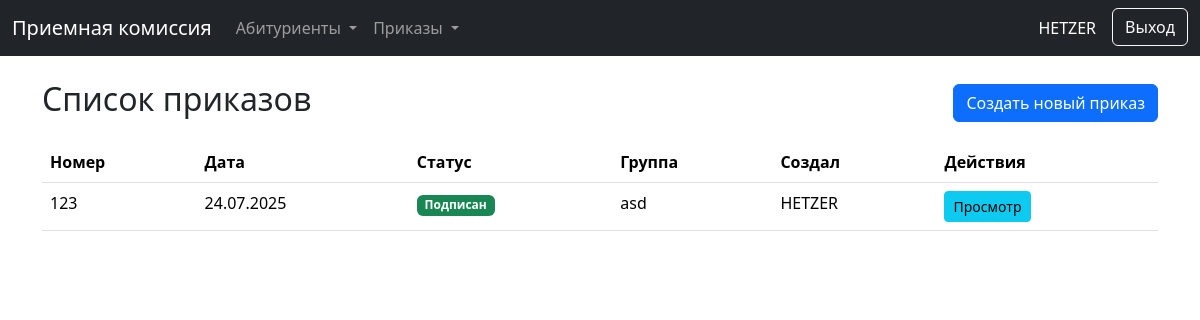
Screenshot of /orders// (signed in) with the database file from the repository.
### orders/models.py (models this page shows, shortened)
class Order(models.Model):
    STATUS_CHOICES = [
        ('draft', 'Черновик'),
        ('signed', 'Подписан'),
    ]
    title = models.CharField(
        max_length=500,
        verbose_name="Заголовок приказа",
        default="Приказ о зачислении"
    )
    signer_title = models.CharField(
        max_length=255,
        default="Директор колледжа",
        verbose_name="Должность подписанта"
    )
    preamble = models.TextField(verbose_name="Преамбула (основание)", blank=True, null=True)
    order_number = models.CharField(max_length=50, blank=True, null=True, unique=True, verbose_name="Номер приказа")
    order_date = models.DateField(blank=True, null=True, verbose_name="Дата приказа")
    status = models.CharField(max_length=10, choices=STATUS_CHOICES, default='draft', verbose_name="Статус")
    group_name = models.CharField(max_length=100, verbose_name="Название группы")
    applicants = models.ManyToManyField(
        'enrollment.Applicant',
        related_name="orders",
        verbose_name="Абитуриенты в приказе"
    )
    created_by = models.ForeignKey(settings.AUTH_USER_MODEL, on_delete=models.PROTECT, related_name='created_orders', verbose_name="Кем создан")
    signed_by = models.ForeignKey(settings.AUTH_USER_MODEL, on_delete=models.PROTECT, related_name='signed_orders', null=True, blank=True, verbose_name="Кем подписан")
    created_at = models.DateTimeField(auto_now_add=True)
    updated_at = models.DateTimeField(auto_now=True)
    class Meta:
        verbose_name = "Приказ"
        verbose_name_plural = "Приказы"
        ordering = ['-order_date', '-created_at']

### orders/views.py (the view)
# urls.py: path('/', views.OrderListView.as_view(), name='order_list'),
class OrderListView(LoginRequiredMixin, PermissionRequiredMixin, ListView):
    model = Order
    permission_required = 'orders.view_order'
    template_name = 'orders/order_list.html' # <-- Убедитесь, что этот путь правильный
    context_object_name = 'orders'

### orders/templates/orders/order_list.html
{% extends 'enrollment/base.html' %}
{% block content %}
<div class="d-flex justify-content-between align-items-center mb-3">
    <h2>Список приказов</h2>
    {% if perms.enrollment.add_order %}
    <a href="{% url 'order_create' %}" class="btn btn-primary">Создать новый приказ</a>
    {% endif %}
</div>
<div class="table-responsive">
    <table class="table table-hover">
        <thead>
            <tr>
                <th>Номер</th>
                <th>Дата</th>
                <th>Статус</th>
                <th>Группа</th>
                <th>Создал</th>
                <th>Действия</th>
            </tr>
        </thead>
        <tbody>
            {% for order in orders %}
            <tr>
                <td>{{ order.order_number|default:"б/н" }}</td>
                <td>{{ order.order_date|date:"d.m.Y"|default:"-" }}</td>
                <td>
                    <span class="badge bg-{% if order.status == 'signed' %}success{% else %}secondary{% endif %}">{{ order.get_status_display }}</span>
                </td>
                <td>{{ order.group_name }}</td>
                <td>{{ order.created_by.username }}</td>
                <td>
                    <a href="{% url 'order_detail' order.pk %}" class="btn btn-sm btn-info">Просмотр</a>
                </td>
            </tr>
            {% empty %}
            <tr>
                <td colspan="6" class="text-center">Нет созданных приказов.</td>
            </tr>
            {% endfor %}
        </tbody>
    </table>
</div>
{% endblock %}

### enrollment/templates/enrollment/base.html (shortened to what this page needs)
<!DOCTYPE html>
<html lang="ru">
<head>
    <link href="https://cdn.jsdelivr.net/npm/bootstrap@5.3.2/dist/css/bootstrap.min.css" rel="stylesheet">
</head>
<body>
    <nav class="navbar navbar-expand-lg navbar-dark bg-dark mb-4">
    <div class="container-fluid">
        <a class="navbar-brand" href="{% url 'dashboard' %}">Приемная комиссия</a>
        <div class="collapse navbar-collapse" id="mainNavbar">
            <ul class="navbar-nav me-auto mb-2 mb-lg-0">
                {% if perms.enrollment.view_applicant or perms.enrollment.add_applicant %}
                <li class="nav-item dropdown">
                    <a class="nav-link dropdown-toggle" href="#" id="applicantsDropdown" role="button" data-bs-toggle="dropdown" aria-expanded="false">
                        Абитуриенты
                    </a>
                </li>
                {% endif %}
                {% if perms.enrollment.view_order or perms.enrollment.add_order %}
                <li class="nav-item dropdown">
                    <a class="nav-link dropdown-toggle" href="#" id="ordersDropdown" role="button" data-bs-toggle="dropdown" aria-expanded="false">
                        Приказы
                    </a>
                </li>
                {% endif %}
            </ul>
            <div class="d-flex">
                <span class="navbar-text text-white me-3">{{ user.username }}</span>
                <form action="{% url 'logout' %}" method="post">
                    <button type="submit" class="btn btn-outline-light">Выход</button>
                </form>
            </div>
        </div>
    </div>
</nav>
    <main class="container mt-4">
        {% block content %}{% endblock %}
    </main>
</body>
</html>

### rows the page displays
Order: order_number "123", order_date "24.07.2025", status "Подписан", group_name "asd", created_by.username "HETZER"

### other values shown
{{ user.username }} "HETZER"
